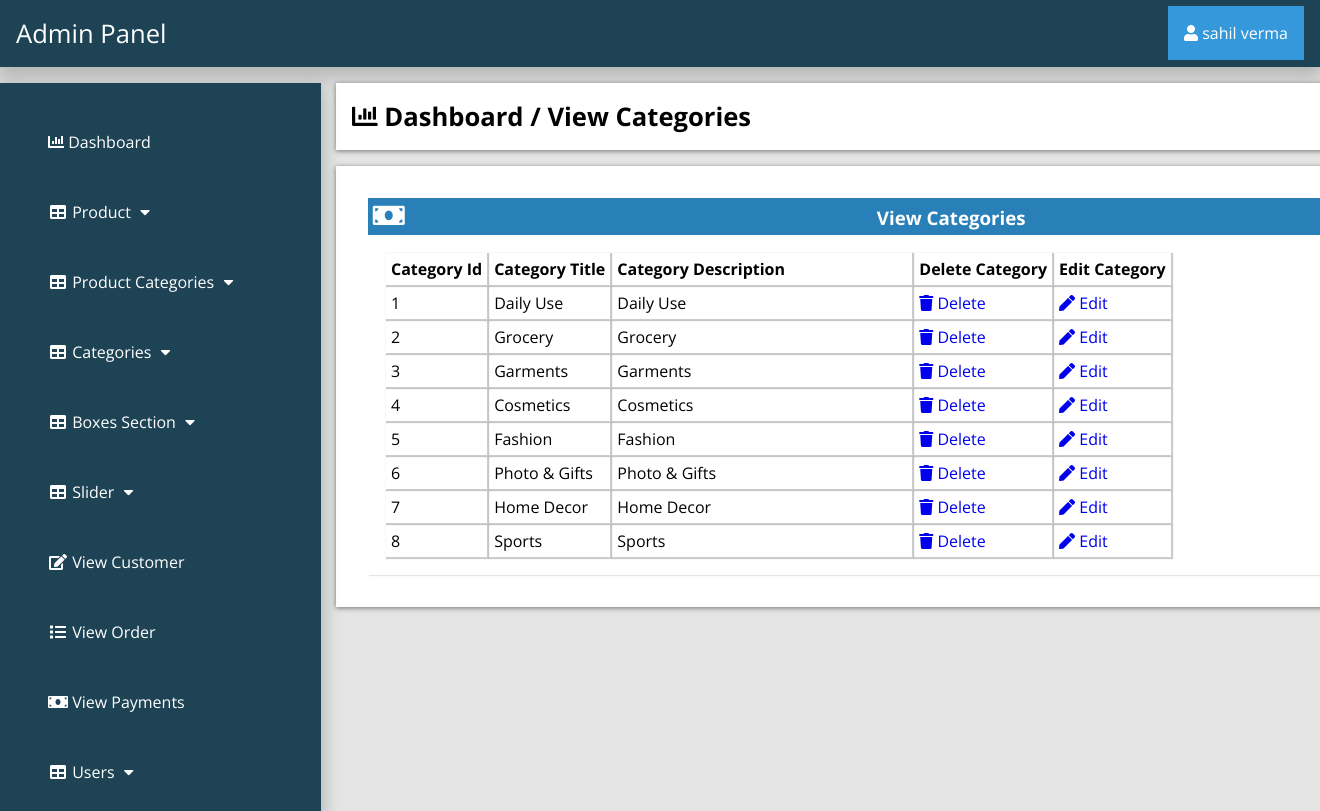
/admin_area/index.php?view_categories (signed in), run on the app's committed database.
### tables this page shows
CREATE TABLE `categories` (
  `cat_id` int(100) NOT NULL,
  `cat_title` text NOT NULL,
  `cat_desc` text NOT NULL
);

### admin_area/view_cat.php (the view)
<?php
if (!isset($_SESSION['admin_email'])){
  echo "<script>window.open('login.php','_self')</script>";
  }else{
?>
<div class="row">
	<div class="col-lg-12">
		<div class="breadcrump">
			<li class="active">
				<i class="fa fa-bar-chart"></i>
				Dashboard / View Categories
			</li>
		</div>
	</div>
</div>
<div class="row">
	<div class="col-lg-12">
		<div class="panel panel-default">
			<div class="panel-heading">
				<h3 class="panel-title">
					<i class="fa fa-money fa-fw"></i>
					View Categories
				</h3>
			</div>
			<div class="panel-body">
				<div class="table-responsive">
					<table class="table table-bordered table-hover table-striped">
							<thead>
								<tr>
									<th>Category Id</th>
									<th>Category Title</th>
									<th>Category Description</th>
									<th>Delete Category</th>
									<th>Edit Category</th>
								</tr>
							</thead>
							<tbody>
								<?php
								$i=0;
								$get_cats="select * from categories";
								$run_cats=mysqli_query($con,$get_cats);
								while ($row_cats=mysqli_fetch_array($run_cats)) {
									$cat_id=$row_cats['cat_id'];
									$cat_title=$row_cats['cat_title'];
									$cat_desc=$row_cats['cat_desc'];
									$i++;
								  ?>
                                <tr>
                                	<td><?php echo $i; ?></td>
                                	<td><?php echo $cat_title; ?></td>
                                	<td width="300"><?php echo $cat_desc; ?></td>
                                	<td>
                                		<a href="index.php?delete_cat=<?php echo $cat_id; ?>">
                                			<i class="fa fa-trash"></i> Delete
                                		</a>
                                	</td>
                                      <td>
                                      	<a href="index.php?edit_cat=<?php echo $cat_id; ?>">
                                      		<i class="fa fa-pen"></i> Edit
                                      	</a>
                                      </td>
                                </tr>
                                 <?php } ?>
							</tbody>
						</table>
					</div>
				</div>
				</div>
				</div>
<?php } ?>

### admin_area/includes/sidebar.php (shortened to what this page needs)
<?php
if (!isset($_SESSION['admin_email'])){
  echo "<script>window.open('login.php','_self')</script>";
  }else{
?>
<nav class="navbar navbar-inverse navbar-fixed-top" >
	<div class="navbar-header">
		<a href="index.php?dashboard" class="navbar-brand"><span>Admin Panel</span></a>
	</div>
		<div class="dropdown">
		 <button onclick="myFunction()" class="dropbtn"><i class="fa fa-user"></i> <?php echo $admin_name; ?></a></button>
		</div>
	<div class="collapse navbar-collapse navbar-ex1-collapse">
	<ul class="nav navbar-nav side-nav">
  <li>
    <a href="index.php?dashboard"><i class="fa fa-bar-chart"></i> Dashboard</a>
  </li>
  <li class="button-dropdown" id="#products">
    <a href="#" class="dropdown-toggle" data-toggle="collapse" data-target="#products"><i class="fa fa-fw fa-table"></i> Product <i class="fa fa-fw fa-caret-down"></i></a>
  </li>
  <li class="button-dropdown" id="#products_cat">
    <a href="#" class="dropdown-toggle" data-toggle="collapse" data-target="#products_cat"><i class="fa fa-fw fa-table"></i> Product Categories <i class="fa fa-fw fa-caret-down"></i></a>
  </li>
  <li class="button-dropdown" id="#category">
    <a href="#" class="dropdown-toggle" data-toggle="collapse" data-target="#category"><i class="fa fa-fw fa-table"></i> Categories <i class="fa fa-fw fa-caret-down"></i></a>
  </li>
<li class="button-dropdown" >
  <a href="#" class="dropdown-toggle" data-toggle="collapse" data-target="#boxes">
    <i class="fa fa-fw fa-table"></i> Boxes Section <i class="fa fa-fw fa-caret-down"></i>
  </a>
</li>
  <li class="button-dropdown">
    <a href="#" class="dropdown-toggle" data-toggle="collapse" data-target="#slider"><i class="fa fa-fw fa-table"></i>  Slider <i class="fa fa-fw fa-caret-down"></i></a>
  </li>
  <li>
  	<a href="index.php?view_customer">
  		<i class="fa fa-fw fa-edit"></i> View Customer
  	</a>
  </li>
  <li>
  	<a href="index.php?view_order">
  		<i class="fa fa-fw fa-list"></i> View Order
  	</a>
  </li>
  <li>
  	<a href="index.php?view_payments">
  		<i class="fa fa-fw fa-money"></i> View Payments
  	</a>
  </li>
  <li class="button-dropdown">
    <a href="#" class="dropdown-toggle" data-toggle="collapse" data-target="#users"><i class="fa fa-fw fa-table"></i>  Users <i class="fa fa-fw fa-caret-down"></i></a>
  </li>
</ul>
</div>
</nav>
<?php } ?>

### admin_area/css/style.css (style rules this page uses)
:root { --blue:#2980b9; }
body { margin: 0; }
* { font-family: 'Open Sans', sans-serif; margin:0; padding:0; box-sizing: border-box; text-decoration: none; transition: all .2s cubic-bezier(.37,1.14,.26,1.24); }
html { background-color: rgba(0,0,0,.1); }
.navbar-fixed-top { background:#1d4354; padding: 1rem; box-shadow: 0px 8px 16px 4px rgba(0,0,0,0.2); }
.navbar-fixed-top .navbar-brand { font-size: 1.6rem; color: #ffffff; }
.dropbtn { background-color: #3498DB; color: white; padding: 16px; font-size: 16px; border: none; cursor: pointer; }
.dropdown { position: relative; display: inline-block; float: right; margin-top: -2.8rem; }
.nav { position: absolute; top: 51px; margin-top: 32px; width: auto; height: 110%; border-radius: 0; display: block; background-color: #1d4354; bottom: 0; overflow: hidden; padding-bottom: 40px; box-shadow: 0px 8px 16px 4px rgba(0,0,0,0.2); margin-left: -1rem; }
.nav>li>a { width: 225px; display: block; color: #ffffff; margin: 3rem; }
.row { width: 81.2%; background-color: #ffffff; margin: auto; margin-left: 21rem; margin-top: 1rem; padding: 1rem; display: ; }
.panel { text-align: left; box-shadow: 1px 1px 1px 0px rgba(0.1,0.1,0.1,0.1); margin: 1rem; background-color: #ffffff; padding: rem; }
.panel-heading .panel-title { background-color: #2980b9; color: #ffffff; padding: .3rem; }
.table-responsive .table-striped th { padding: 5px; box-shadow: 1px 1px 1px 1px rgba(0.1,0.1,0.1,0.2); }
.table-responsive .table-striped tbody td { box-shadow: 1px 1px 1px 1px rgba(0.1,0.1,0.1,0.2); padding:5px; }
.breadcrump .active { font-weight: bold; font-size: 1.6rem; }
.row { list-style: none; box-shadow: 0 1px 5px rgba(0, 0, 0, 0.5); }
.row .fa-money { font-size: 1.6rem; width: 50%; text-align: left; }
.panel-body { display: flex; align-items: center; justify-content: left; padding: 1rem; flex-wrap: wrap; }

### data on the page
categories: cat_title "Daily Use", cat_desc "Daily Use"
categories: cat_title "Grocery", cat_desc "Grocery"
categories: cat_title "Garments", cat_desc "Garments"
categories: cat_title "Cosmetics", cat_desc "Cosmetics"
categories: cat_title "Fashion", cat_desc "Fashion"
categories: cat_title "Photo & Gifts", cat_desc "Photo & Gifts"
categories: cat_title "Home Decor", cat_desc "Home Decor"
categories: cat_title "Sports", cat_desc "Sports"

### other printed values
$admin_name "sahil verma"
